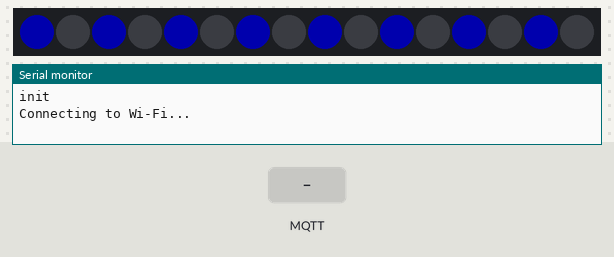
Recording of a program running on a simulated Seeed XIAO ESP32-C3. On the bench: 16 RGB LEDs in strip order, left to right, the last lines printed to the serial monitor. Inputs (shaded band) come from the test bench. Dim RGB values are drawn brighter than linear; WiFi joins after 1.5 s; servers stay silent unless stated; network time is answered at once with the bench clock; the local clock reads 2024-03-15 10:24:30 at power-on unless the program sets it; no MQTT or app messages arrive unless stated.

Above: at 3.1 s.
At 5.3 s:
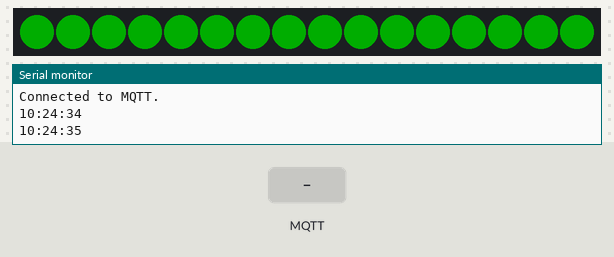
5.4 s: MQTT message "-1" arrives on the first subscribed topic
At 6.1 s:
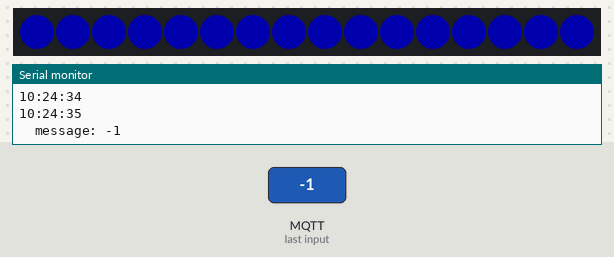
7.0 s: MQTT message "5" arrives on the first subscribed topic
At 8.4 s:
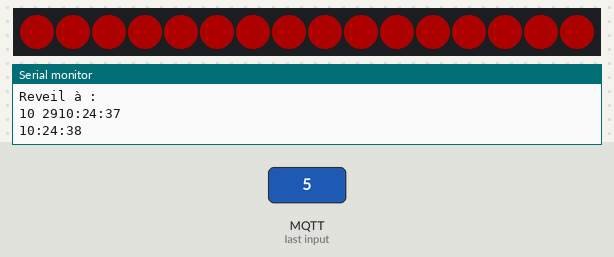
8.7 s: MQTT message "0" arrives on the first subscribed topic
At 9.5 s:
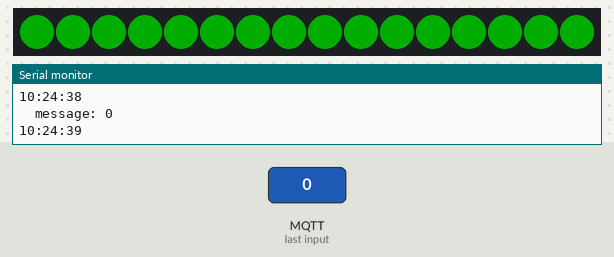
Timing chart, 0 to 11.7 s (numbered marks = the images above; inputs shaded):
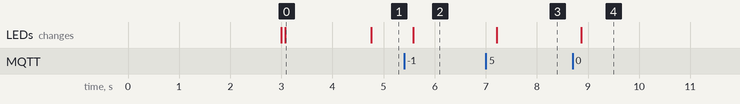

Measured:
- after the input at 5.4 s, the LEDs: change after 0.18 s (image 2)
- after the input at 7.0 s, the LEDs: change after 0.21 s (image 3)
- after the input at 8.7 s, the LEDs: change after 0.17 s (image 4)
- what the display in image 0 shows lasts 1.7 s, from 3.1 s to 4.8 s

The program:

main.cpp
```cpp
#include <Arduino.h>
#include <Adafruit_NeoPixel.h>

#include <WiFi.h>
extern "C"
{
#include "freertos/FreeRTOS.h"
#include "freertos/timers.h"
}
#include <AsyncMqttClient.h>
#include <NTPClient.h>
#include <WiFiUdp.h>

#define WIFI_SSID "LucasR"
#define WIFI_PASSWORD "lucasromary3"

// #define MQTT_HOST IPAddress(192, 168, 1, 10)
#define MQTT_HOST "mqtt.ci-ciad.utbm.fr"
#define MQTT_PORT 1883

#define MQTT_TOPIC "IMP3D/U3_1/Leds/State"

WiFiUDP ntpUDP;
NTPClient timeClient(ntpUDP, "europe.pool.ntp.org", 3600, 60000);

AsyncMqttClient mqttClient;
TimerHandle_t mqttReconnectTimer;
TimerHandle_t wifiReconnectTimer;

int commande_heures = 0;
int commande_minutes = 0;
int timer_minutes = 0;
int alarme_minutes = 0;
int alarme_heures = 0;
int preparation_time = 0;

bool mqtt_connect = 0;
bool wifi_connect = 0;

// NEOPIXEL
#define PIN D10       // On Trinket or Gemma, suggest changing this to 1
#define NUMPIXELS 16 // Popular NeoPixel ring size
Adafruit_NeoPixel pixels(NUMPIXELS, PIN, NEO_GRB + NEO_KHZ800);

void setLedGreen()
{
  pixels.clear(); // Set all pixel colors to 'off'
  for (int i = 0; i < NUMPIXELS; i++)
  {
    pixels.setPixelColor(i, pixels.Color(0, 50, 0));
    delay(10);
  }
  pixels.show(); // Send the updated pixel colors to the hardware.
  delay(10);
}

void setLedRed()
{
  pixels.clear(); // Set all pixel colors to 'off'
  for (int i = 0; i < NUMPIXELS; i++)
  {
    pixels.setPixelColor(i, pixels.Color(50, 0, 0));
    delay(10);
  }
  pixels.show(); // Send the updated pixel colors to the hardware.
  delay(10);
}

void setLedYellow()
{
  pixels.clear(); // Set all pixel colors to 'off'
  for (int i = 0; i < NUMPIXELS; i++)
  {
    pixels.setPixelColor(i, pixels.Color(50, 20, 0));
    delay(10);
  }
  pixels.show(); // Send the updated pixel colors to the hardware.
  delay(10);
}

void setLedBlue()
{
  pixels.clear(); // Set all pixel colors to 'off'
  for (int i = 0; i < NUMPIXELS; i++)
  {
    pixels.setPixelColor(i, pixels.Color(0, 0, 50));
    delay(10);
  }
  pixels.show(); // Send the updated pixel colors to the hardware.
  delay(10);
}

void setLedConnectingMQTT()
{
  pixels.clear();
  for (int i = 0; i < NUMPIXELS - 1; i += 2)
  {
    pixels.setPixelColor(i, pixels.Color(0, 0, 50));
    delay(10);
  }
  pixels.show(); // Send the updated pixel colors to the hardware.
  delay(10);
}

void connectToWifi()
{
  randomSeed(micros());
  Serial.println("Connecting to Wi-Fi...");
  WiFi.begin(WIFI_SSID, WIFI_PASSWORD);
}

void connectToMqtt()
{
  Serial.println("Connecting to MQTT...");
  mqttClient.connect();
}

void WiFiEvent(WiFiEvent_t event)
{
  Serial.printf("[WiFi-event] event: %d\n", event);
  switch (event)
  {
  case SYSTEM_EVENT_STA_GOT_IP:
    Serial.println("WiFi connected");
    Serial.println("IP address: ");
    Serial.println(WiFi.localIP());
    connectToMqtt();

    timeClient.begin();
    timeClient.update();
    Serial.println(timeClient.getFormattedTime());

    break;
  case SYSTEM_EVENT_STA_DISCONNECTED:
    //WiFi.disconnect();
    //WiFi.reconnect();
    Serial.println("WiFi lost connection");
    xTimerStop(mqttReconnectTimer, 0); // ensure we don't reconnect to MQTT while reconnecting to Wi-Fi
    xTimerStart(wifiReconnectTimer, 0);
    break;
  }
}

void onMqttConnect(bool sessionPresent)
{
  Serial.println("Connected to MQTT.");
  mqttClient.subscribe(MQTT_TOPIC, 2);
  mqtt_connect = 1;
  setLedGreen();
  // mqttClient.publish("test/lol", 1, true, "test 2");
}

void onMqttDisconnect(AsyncMqttClientDisconnectReason reason)
{
  Serial.println("Disconnected from MQTT.");
  mqtt_connect = 0;
  if (WiFi.isConnected())
  {
    xTimerStart(mqttReconnectTimer, 0);
  }
}

void onMqttSubscribe(uint16_t packetId, uint8_t qos)
{
  Serial.println("Subscribe acknowledged.");
  Serial.print("  packetId: ");
  Serial.println(packetId);
  Serial.print("  qos: ");
  Serial.println(qos);
}

void onMqttUnsubscribe(uint16_t packetId)
{
  Serial.println("Unsubscribe acknowledged.");
  Serial.print("  packetId: ");
  Serial.println(packetId);
}

void onMqttMessage(char *topic, char *payload, AsyncMqttClientMessageProperties properties, size_t len, size_t index, size_t total)
{
  String messageTemp = "";
  for (int i = 0; i < len; i++)
  {
    // Serial.print((char)payload[i]);
    messageTemp += (char)payload[i];
  }

  Serial.print("  message: ");
  Serial.println(messageTemp);
  Serial.println();

  if (String(topic) == MQTT_TOPIC && messageTemp == "-1") // On allume en bleue
  {
    setLedBlue();
  }
  if (String(topic) == MQTT_TOPIC && messageTemp.toInt() > 0) // On allume en vert
  {
    Serial.print("Timer de :");
    Serial.print(messageTemp);
    Serial.println("minutes");
    timer_minutes = messageTemp.toInt() + preparation_time;
    timeClient.update();

    if (timer_minutes >= 60)
    {
      commande_heures = timer_minutes / 60;
    }

    Serial.print(commande_heures);
    Serial.print("h");
    commande_minutes = timer_minutes % 60;
    Serial.println(commande_minutes);

    Serial.println("Reveil à :");

    if (timeClient.getMinutes() + commande_minutes >= 60)
    {
      commande_heures++;
    }

    alarme_minutes = (timeClient.getMinutes() + commande_minutes) % 60;
    alarme_heures = (timeClient.getHours() + commande_heures) % 24;

    Serial.print(alarme_heures);
    Serial.print(" ");
    Serial.print(alarme_minutes);

    setLedRed();
  }

  if (String(topic) == MQTT_TOPIC && messageTemp == "0") // On allume en rouge
  {
    alarme_heures = 0;
    alarme_minutes = 0;
    setLedGreen();
  }
}

void onMqttPublish(uint16_t packetId)
{
  Serial.println("Publish acknowledged.");
  Serial.print("  packetId: ");
  Serial.println(packetId);
}

void setup()
{
  Serial.begin(115200);
  delay(3000);
  Serial.println("init");

  // init neopixel
  pixels.begin();
  pixels.clear();
  pixels.show();

  setLedConnectingMQTT();

  // init WIFI / MQTT
  mqttReconnectTimer = xTimerCreate("mqttTimer", pdMS_TO_TICKS(2000), pdFALSE, (void *)0, reinterpret_cast<TimerCallbackFunction_t>(connectToMqtt));
  wifiReconnectTimer = xTimerCreate("wifiTimer", pdMS_TO_TICKS(2000), pdFALSE, (void *)0, reinterpret_cast<TimerCallbackFunction_t>(connectToWifi));

  WiFi.onEvent(WiFiEvent);

  mqttClient.onConnect(onMqttConnect);
  mqttClient.onDisconnect(onMqttDisconnect);
  mqttClient.onSubscribe(onMqttSubscribe);
  mqttClient.onUnsubscribe(onMqttUnsubscribe);
  mqttClient.onMessage(onMqttMessage);
  mqttClient.onPublish(onMqttPublish);
  mqttClient.setServer(MQTT_HOST, MQTT_PORT);

  connectToWifi();
}

void loop()
{

  timeClient.update();
  Serial.println(timeClient.getFormattedTime());
/*
  setLedGreen();
  delay(1000);
  setLedRed();

  */
  delay(1000);

/*
  if(mqtt_connect){
    setLedGreen();
  }
  else{
    setLedRed();
  }
  */

  if (timeClient.getMinutes() == alarme_minutes && alarme_heures == timeClient.getHours())
  {
    Serial.println("FINI !");
    setLedGreen();
    alarme_heures = -1;
    alarme_minutes = -1;
  }

  /*
if(timer_minutes > 0){
  if(){

  }
}
*/
}
```
